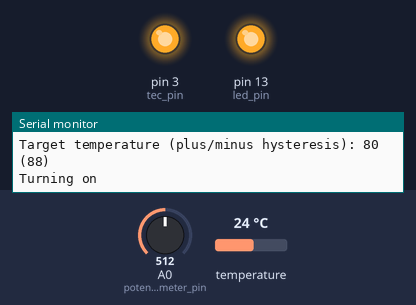
Bench run of a sketch on a simulated Arduino Uno, built with avr-gcc and run on an emulated ATmega328P. Shown: output pins drawn as LEDs (lit = HIGH), the last lines printed to the serial monitor. The inputs (shaded band) are chosen by the test bench; at power-on: A0 (potentiometer_pin) = 512, temperature 24 °C.

Above: at 1.5 s.
1.6 s: A0 (potentiometer_pin) set to 33
4.7 s: A0 (potentiometer_pin) set to 28
At 7.5 s:
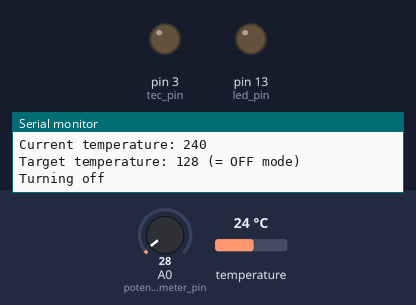
7.8 s: A0 (potentiometer_pin) set to 122
At 10.1 s:
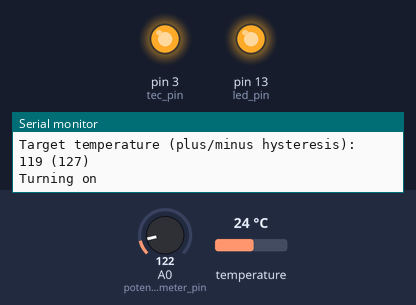
10.8 s: A0 (potentiometer_pin) set to 20
At 12.6 s:
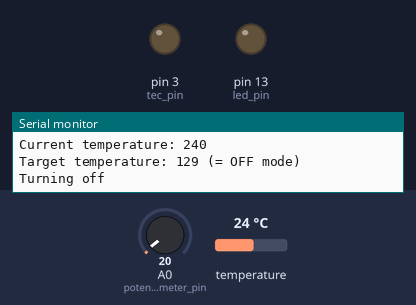
Timing chart, 0 to 14.1 s (numbered marks = the images above; inputs shaded):
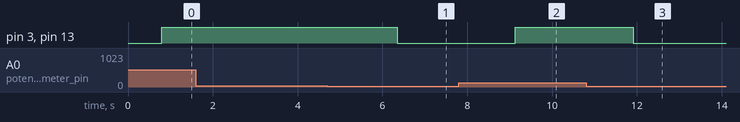

The sketch:

All_another_food.ino
```cpp
// (licence header left out)
#include <DallasTemperature.h>

const uint8_t one_wire_pin = A2;
const uint8_t tec_pin = 3;
const uint8_t potentiometer_pin = A0;
const uint8_t led_pin = LED_BUILTIN;

const uint8_t min_target_temp = 30;   //°C * 10^(-1)
const uint8_t max_target_temp = 130;  //°C * 10^(-1)

const uint8_t hysteresis = 16;  //°C * 10^(-1)

const uint16_t loop_delay_ms = 2000;

OneWire oneWire(one_wire_pin);
DallasTemperature sensors(&oneWire);

void setup(void)
{
  Serial.begin(115200);
  Serial.println("All another food");

  pinMode(tec_pin, OUTPUT);
  pinMode(led_pin, OUTPUT);
  pinMode(potentiometer_pin, INPUT);

  digitalWrite(tec_pin, LOW);
  digitalWrite(led_pin, LOW);

  sensors.begin();
  sensors.setResolution(12);
}

void loop(void)
{
  int16_t cur_temperature;
  int16_t target_temperature;

  if (sensors.getDeviceCount() == 0) {
    Serial.print("No device found!!! Always on!!");
    cur_temperature = max_target_temp;
  }
  else {
    sensors.requestTemperatures();
    cur_temperature = round(sensors.getTempCByIndex(0) * 10);
    Serial.print("Current temperature: ");
    Serial.println(cur_temperature);
  }

  target_temperature = map(analogRead(potentiometer_pin), 0, 1023, max_target_temp, min_target_temp);

  if (target_temperature <= max_target_temp - 3) {
    Serial.print("Target temperature (plus/minus hysteresis): ");
    Serial.print(target_temperature);

    if (digitalRead(tec_pin) == HIGH)
      target_temperature -= hysteresis / 2;
    else
      target_temperature += hysteresis / 2;

    Serial.print(" (");
    Serial.print(target_temperature);
    Serial.println(")");
  }
  else {
    Serial.print("Target temperature: ");
    Serial.print(target_temperature);
    Serial.println(" (= OFF mode)");
    target_temperature = cur_temperature + hysteresis / 2 + 1;
  }

  if (cur_temperature >= target_temperature) {
    Serial.println("Turning on");
    digitalWrite(tec_pin, HIGH);
    digitalWrite(led_pin, HIGH);
  }
  else {
    Serial.println("Turning off");
    digitalWrite(tec_pin, LOW);
    digitalWrite(led_pin, LOW);
  }

  Serial.println();

  delay(loop_delay_ms);
}
```

Measured:
- the behaviour switches between 31 and 30 on A0 (potentiometer_pin) (found by bisection; images 0 and 1)
- after the input at 4.7 s, pin 3 (tec_pin), pin 13 (led_pin): HIGH → LOW after 1.7 s
- after the input at 7.8 s, pin 3 (tec_pin), pin 13 (led_pin): LOW → HIGH after 1.3 s
- after the input at 10.8 s, pin 3 (tec_pin), pin 13 (led_pin): HIGH → LOW after 1.1 s
